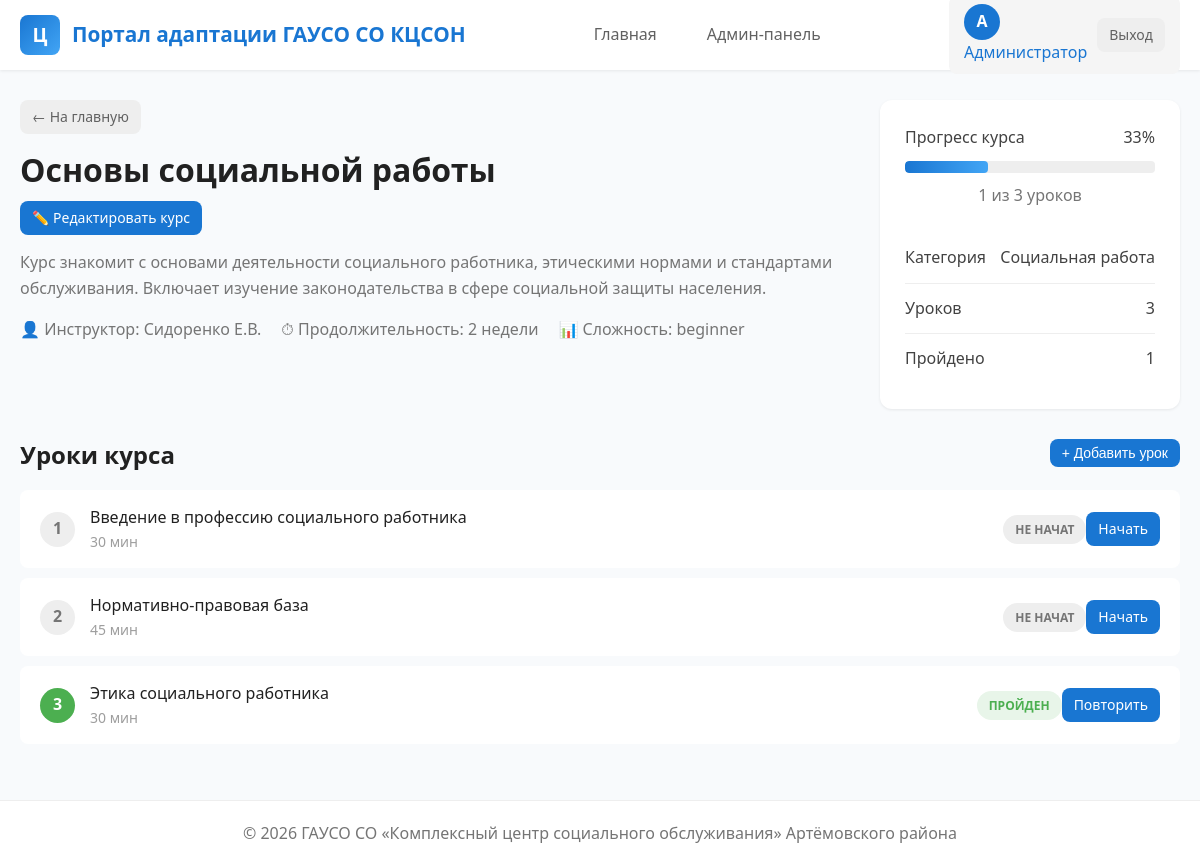
Screenshot of /course/1 (signed in) with the database file from the repository.
### tables this page shows
CREATE TABLE users (
            id INTEGER PRIMARY KEY AUTOINCREMENT,
            username TEXT UNIQUE NOT NULL,
            password TEXT NOT NULL,
            email TEXT,
            full_name TEXT,
            role TEXT DEFAULT 'user',
            position TEXT,
            department TEXT,
            phone TEXT,
            avatar TEXT,
            created_at TIMESTAMP DEFAULT CURRENT_TIMESTAMP,
            last_login TIMESTAMP
        );

CREATE TABLE courses (
            id INTEGER PRIMARY KEY AUTOINCREMENT,
            title TEXT NOT NULL,
            description TEXT,
            category TEXT,
            instructor TEXT,
            duration TEXT,
            difficulty TEXT DEFAULT 'beginner',
            image TEXT,
            is_published INTEGER DEFAULT 1,
            created_at TIMESTAMP DEFAULT CURRENT_TIMESTAMP,
            updated_at TIMESTAMP
        );

CREATE TABLE lessons (
            id INTEGER PRIMARY KEY AUTOINCREMENT,
            course_id INTEGER NOT NULL,
            title TEXT NOT NULL,
            content TEXT,
            video_url TEXT,
            file_path TEXT,
            order_num INTEGER DEFAULT 0,
            duration TEXT,
            created_at TIMESTAMP DEFAULT CURRENT_TIMESTAMP, image TEXT,
            FOREIGN KEY (course_id) REFERENCES courses (id) ON DELETE CASCADE
        );

### app.py (the view)
@app.route('/course/<int:course_id>')
@login_required
def course(course_id):
    conn = get_db_connection()
    course = conn.execute('SELECT * FROM courses WHERE id = ?', (course_id,)).fetchone()
    if not course:
        conn.close()
        flash('Курс не найден', 'error')
        return redirect(url_for('index'))
    lessons = conn.execute('''
        SELECT l.*, CASE WHEN p.status = 'completed' THEN 1 ELSE 0 END as is_completed,
               CASE WHEN p.status = 'completed' THEN p.score ELSE NULL END as lesson_score
        FROM lessons l
        LEFT JOIN progress p ON l.id = p.lesson_id AND p.user_id = ?
        WHERE l.course_id = ?
        ORDER BY l.order_num
    ''', (session['user_id'], course_id)).fetchall()
    total = conn.execute('SELECT COUNT(*) as cnt FROM lessons WHERE course_id = ?', (course_id,)).fetchone()['cnt']
    completed = conn.execute('''
        SELECT COUNT(*) as cnt FROM progress p
        JOIN lessons l ON p.lesson_id = l.id
        WHERE l.course_id = ? AND p.user_id = ? AND p.status = 'completed'
    ''', (course_id, session['user_id'])).fetchone()['cnt']
    progress_percent = int((completed / total) * 100) if total > 0 else 0
    conn.close()
    return render_template('course.html', course=course, lessons=lessons, progress_percent=progress_percent, completed=completed, total=total)

### app.py (called while the page is built)
def get_db_connection():
    conn = sqlite3.connect('portal.db')
    conn.row_factory = sqlite3.Row
    return conn

def login_required(f):
    @wraps(f)
    def decorated_function(*args, **kwargs):
        if 'user_id' not in session:
            return redirect(url_for('login'))
        return f(*args, **kwargs)
    return decorated_function

@app.before_request
def load_user():
    g.user = None
    if 'user_id' in session:
        conn = get_db_connection()
        g.user = conn.execute('SELECT * FROM users WHERE id = ?', (session['user_id'],)).fetchone()
        conn.close()

### templates/course.html (shortened to what this page needs)
{% extends "base.html" %}
{% block content %}
<div class="course-header">
    <div class="course-info">
        <a href="{{ url_for('index') }}" class="btn btn-sm btn-secondary" style="margin-bottom: 15px;">&larr; На главную</a>
        <h1>{{ course.title }}</h1>
        {% if g.user and g.user.role == 'admin' %}
        <a href="{{ url_for('edit_course', course_id=course.id) }}" class="btn btn-sm btn-primary" style="margin-bottom: 15px;">✏️ Редактировать курс</a>
        {% endif %}
        <p style="color: var(--gray-600); margin-bottom: 15px;">{{ course.description }}</p>
        <div class="meta">
            <span>👤 Инструктор: {{ course.instructor }}</span>
            <span>⏱ Продолжительность: {{ course.duration }}</span>
            <span>📊 Сложность: {{ course.difficulty }}</span>
        </div>
    </div>
    <div class="course-sidebar">
        <div class="progress-section">
            <div class="progress-label">
                <span>Прогресс курса</span>
                <span>{{ progress_percent }}%</span>
            </div>
            <div class="progress-bar" style="height: 12px;">
                <div class="progress-fill" style="width: {{ progress_percent }}%;"></div>
            </div>
            <p style="margin-top: 10px; text-align: center; color: var(--gray-600);">{{ completed }} из {{ total }} уроков</p>
        </div>
        <div class="course-details">
            <div class="course-detail-item">
                <span>Категория</span>
                <span>{{ course.category }}</span>
            </div>
            <div class="course-detail-item">
                <span>Уроков</span>
                <span>{{ total }}</span>
            </div>
            <div class="course-detail-item">
                <span>Пройдено</span>
                <span>{{ completed }}</span>
            </div>
        </div>
    </div>
</div>
<h2 style="margin-bottom: 20px;">
    Уроки курса
    {% if g.user and g.user.role == 'admin' %}
    <button class="btn btn-sm btn-primary" data-modal="modal-add-lesson" style="float: right;">+ Добавить урок</button>
    {% endif %}
</h2>
{% if lessons %}
<ul class="lesson-list">
    {% for lesson in lessons %}
    <li class="lesson-item {% if lesson.is_completed %}completed{% endif %}">
        <div class="lesson-number">{{ loop.index }}</div>
        <div class="lesson-info">
            <div class="lesson-title">{{ lesson.title }}</div>
            <div class="lesson-duration">{{ lesson.duration }}</div>
        </div>
        <span class="lesson-status {{ 'completed' if lesson.is_completed else 'not-started' }}">
            {{ 'Пройден' if lesson.is_completed else 'Не начат' }}
        </span>
        <a href="{{ url_for('lesson', lesson_id=lesson.id) }}" class="btn btn-sm btn-primary">
            {{ 'Повторить' if lesson.is_completed else 'Начать' }}
        </a>
    </li>
    {% endfor %}
</ul>
{% else %}
<div class="empty-state">
    <div class="empty-state-icon">📚</div>
    <h3>Уроки не добавлены</h3>
    <p>К этому курсу пока нет уроков</p>
</div>
{% endif %}
{% endblock %}

### templates/base.html (shortened to what this page needs)
<!DOCTYPE html>
<html lang="ru">
<head>
    <link rel="stylesheet" href="{{ url_for('static', filename='css/style.css') }}">
</head>
<body>
    {% if session.get('user_id') %}
    <header>
        <div class="container">
            <div class="header-content">
                <a href="{{ url_for('index') }}" class="logo">
                    <div class="logo-icon">Ц</div>
                    <span>Портал адаптации ГАУСО СО КЦСОН</span>
                </a>
                <nav>
                    <a href="/" class="{{ 'active' if request.endpoint == 'index' else '' }}">Главная</a>
                    {% if g.user and g.user.role == 'admin' %}
                    <a href="{{ url_for('admin') }}" class="{{ 'active' if request.endpoint == 'admin' else '' }}">Админ-панель</a>
                    {% endif %}
                </nav>
                <div class="user-menu">
                    <a href="{{ url_for('profile') }}">
                        <div class="user-avatar">{{ g.user.full_name[0] if g.user and g.user.full_name else 'U' }}</div>
                        <span>{{ g.user.full_name if g.user and g.user.full_name else session.get('username', 'Пользователь') }}</span>
                    </a>
                    <a href="{{ url_for('logout') }}" class="btn btn-sm btn-secondary">Выход</a>
                </div>
            </div>
        </div>
    </header>
    {% endif %}
    <main>
        <div class="container">
            {% block content %}{% endblock %}
        </div>
    </main>
    {% if session.get('user_id') %}
    <footer>
        <div class="container">
            <p>&copy; 2026 ГАУСО СО &laquo;Комплексный центр социального обслуживания&raquo; Артёмовского района</p>
        </div>
    </footer>
    {% endif %}
</body>
</html>

### static/css/style.css (style rules this page uses)
:root { --primary: #1976d2; --primary-dark: #1565c0; --primary-light: #42a5f5; --secondary: #26a69a; --success: #4caf50; --warning: #ff9800; --error: #f44336; --info: #2196f3; --dark: #212121; --gray-100: #f5f5f5; --gray-200: #eeeeee; --gray-300: #e0e0e0; --gray-400: #bdbdbd; --gray-500: #9e9e9e; --gray-600: #757575; --gray-700: #616161; --gray-800: #424242; --gray-900: #212121; --white: #ffffff; --bg-light: #f8fafc; --shadow-sm: 0 1px 3px rgba(0,0,0,0.08); --shadow-md: 0 4px 6px rgba(0,0,0,0.1); --shadow-lg: 0 10px 15px rgba(0,0,0,0.1); --radius-sm: 4px; --radius-md: 8px; --radius-lg: 12px; --transition: all 0.3s ease; }
* { margin: 0; padding: 0; box-sizing: border-box; }
body { font-family: 'Segoe UI', Roboto, 'Helvetica Neue', Arial, sans-serif; font-size: 16px; line-height: 1.6; color: var(--gray-800); background: var(--bg-light); }
a { text-decoration: none; color: var(--primary); transition: var(--transition); }
.container { max-width: 1200px; margin: 0 auto; padding: 0 20px; }
header { background: var(--white); box-shadow: var(--shadow-sm); position: sticky; top: 0; z-index: 100; }
.header-content { display: flex; justify-content: space-between; align-items: center; padding: 15px 0; height: 70px; }
.logo { display: flex; align-items: center; gap: 12px; font-size: 1.3rem; font-weight: 600; color: var(--primary); }
.logo-icon { width: 40px; height: 40px; background: linear-gradient(135deg, var(--primary), var(--primary-light)); border-radius: var(--radius-md); display: flex; align-items: center; justify-content: center; color: var(--white); font-size: 1.2rem; }
nav { display: flex; align-items: center; gap: 20px; }
nav a { color: var(--gray-700); padding: 8px 15px; border-radius: var(--radius-sm); font-weight: 500; }
.user-menu { display: flex; align-items: center; gap: 10px; padding: 8px 15px; background: var(--gray-100); border-radius: var(--radius-md); }
.user-avatar { width: 36px; height: 36px; background: var(--primary); border-radius: 50%; display: flex; align-items: center; justify-content: center; color: var(--white); font-weight: 600; }
main { min-height: calc(100vh - 70px); padding: 30px 0; }
h1, h2, h3 { color: var(--gray-900); line-height: 1.3; }
h1 { font-size: 2rem; margin-bottom: 20px; }
h2 { font-size: 1.5rem; margin-bottom: 15px; }
.btn { display: inline-flex; align-items: center; gap: 8px; padding: 10px 20px; border: none; border-radius: var(--radius-md); font-size: 1rem; font-weight: 500; cursor: pointer; transition: var(--transition); }
.btn-primary { background: var(--primary); color: var(--white); }
.btn-secondary { background: var(--gray-200); color: var(--gray-700); }
.btn-sm { padding: 6px 12px; font-size: 0.875rem; }
.progress-bar { width: 100%; height: 8px; background: var(--gray-200); border-radius: 4px; overflow: hidden; }
.progress-fill { height: 100%; background: linear-gradient(90deg, var(--primary), var(--primary-light)); border-radius: 4px; transition: width 0.5s ease; }
.lesson-list { list-style: none; }
.lesson-item { display: flex; align-items: center; justify-content: space-between; padding: 15px 20px; background: var(--white); border-radius: var(--radius-md); margin-bottom: 10px; transition: var(--transition); }
.lesson-number { width: 35px; height: 35px; background: var(--gray-200); border-radius: 50%; display: flex; align-items: center; justify-content: center; font-weight: 600; color: var(--gray-600); }
.lesson-item.completed .lesson-number { background: var(--success); color: var(--white); }
.lesson-info { flex: 1; margin-left: 15px; }
.lesson-title { font-weight: 500; color: var(--gray-900); }
.lesson-duration { font-size: 0.875rem; color: var(--gray-500); }
.lesson-status { padding: 5px 12px; border-radius: 20px; font-size: 0.75rem; font-weight: 600; text-transform: uppercase; }
.lesson-status.not-started { background: var(--gray-200); color: var(--gray-600); }
.lesson-status.completed { background: #e8f5e9; color: var(--success); }
footer { background: var(--white); padding: 20px 0; text-align: center; color: var(--gray-600); border-top: 1px solid var(--gray-200); margin-top: auto; }

### rows the page displays
users: user "А", user "Администратор"
courses: title "Основы социальной работы", description "Курс знакомит с основами деятельности социального работника, этическими нормами и стандартами обслуживания. Включает изучение законодательства в сфере социальной защиты населения.", instructor "Сидоренко Е.В.", duration "2 недели", difficulty "beginner", category "Социальная работа"
lessons: title "Введение в профессию социального работника", duration "30 мин", is_completed "НЕ НАЧАТ", is_completed "Начать"
lessons: title "Нормативно-правовая база", duration "45 мин", is_completed "НЕ НАЧАТ", is_completed "Начать"
lessons: title "Этика социального работника", duration "30 мин", is_completed "ПРОЙДЕН", is_completed "Повторить"

### other values shown
{{ progress_percent }} "33"
{{ completed }} "1"
{{ total }} "3"
